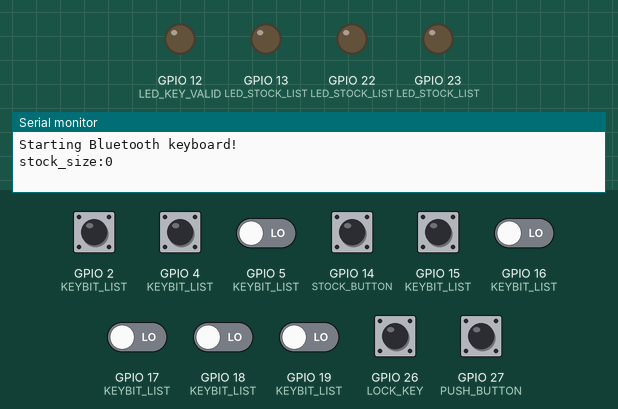
Bench run of a sketch on a simulated ESP32. Shown: output pins drawn as LEDs (lit = HIGH), the last lines printed to the serial monitor. The inputs (shaded band) are chosen by the test bench; at power-on: GPIO 2 (KEYBIT_LIST), GPIO 4 (KEYBIT_LIST), GPIO 5 (KEYBIT_LIST), GPIO 14 (STOCK_BUTTON), GPIO 15 (KEYBIT_LIST), GPIO 16 (KEYBIT_LIST), GPIO 17 (KEYBIT_LIST), GPIO 18 (KEYBIT_LIST), GPIO 19 (KEYBIT_LIST), GPIO 26 (LOCK_KEY), GPIO 27 (PUSH_BUTTON) LOW. USB keyboard and mouse output is not drawn.

Above: at 1.2 s.
1.3 s: GPIO 14 (STOCK_BUTTON) pulled HIGH for 0.15 s
At 2.5 s:
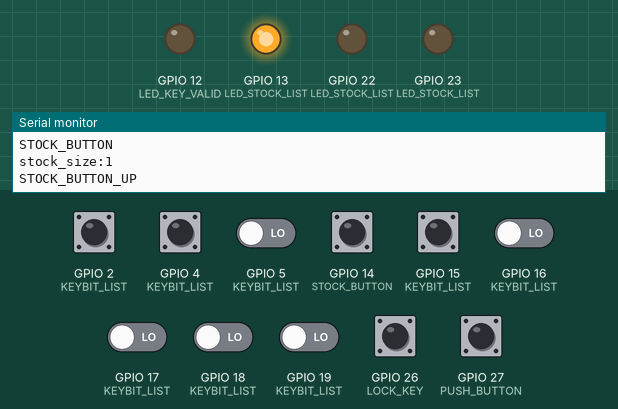
2.9 s: GPIO 2 (KEYBIT_LIST) pulled HIGH for 0.15 s
At 2.97 s:
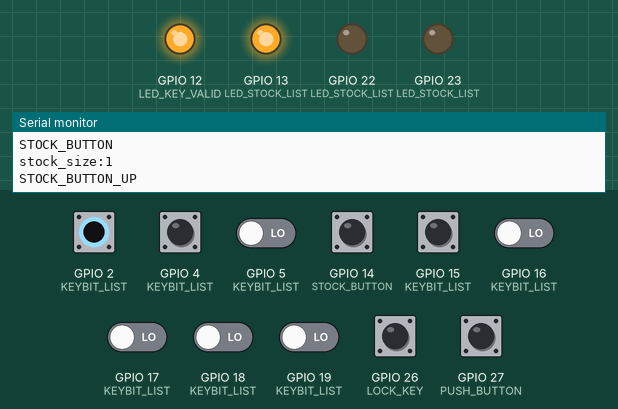
4.5 s: GPIO 14 (STOCK_BUTTON) pulled HIGH for 1 s
At 5.0 s:
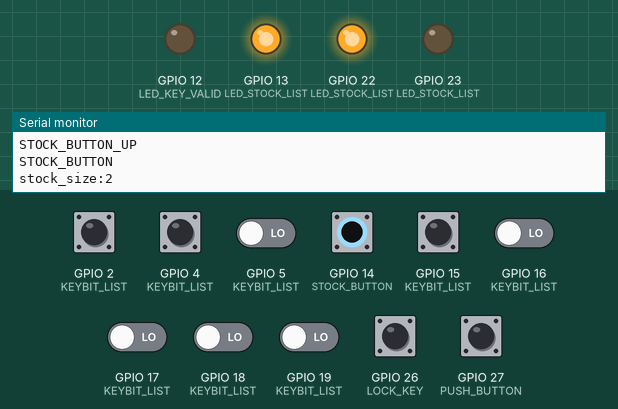
7.0 s: GPIO 4 (KEYBIT_LIST) pulled HIGH for 0.15 s
At 7.07 s:
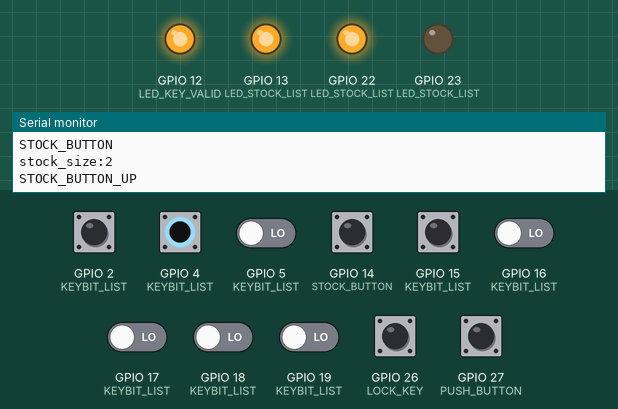
8.6 s: GPIO 14 (STOCK_BUTTON) pulled HIGH for 0.15 s
At 9.3 s:
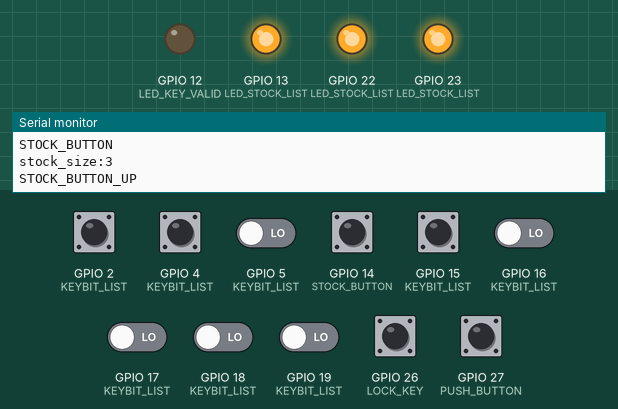
10.2 s: GPIO 15 (KEYBIT_LIST) pulled HIGH for 0.15 s
At 10.27 s:
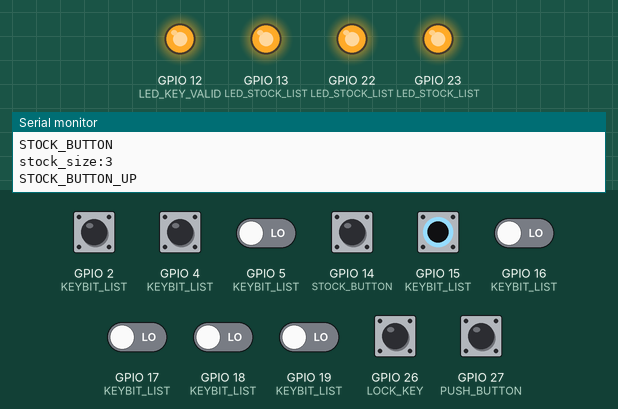
Timing chart, 0 to 12.8 s (numbered marks = the images above; inputs shaded):
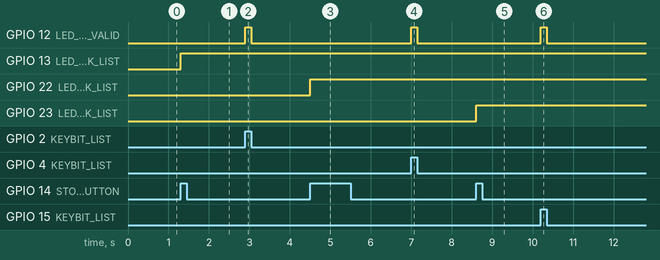

The sketch:

8bitkeyboard.ino
```cpp
#include "config.h"

void setup() {
  Serial.begin(115200);

  Serial.println("Starting Bluetooth keyboard!");
  bleKeyboard.begin();


  // キースイッチの初期化
  for(uint8_t i=0; i<KEY_BIT_NUM; i++){
    pinMode(KEYBIT_LIST[i], INPUT_PULLDOWN);
  }

  // ロックボタンの初期化
  pinMode(LOCK_KEY, INPUT_PULLDOWN);

  // 制御ボタンの初期化
  pinMode(PUSH_BUTTON, INPUT_PULLDOWN);
  pinMode(STOCK_BUTTON, INPUT_PULLDOWN);

  // LEDの初期化
  for(uint8_t i=0; i<STOCK_MAX_NUM; i++){
    pinMode(LED_STOCK_LIST[i], OUTPUT);
  }

  pinMode(LED_KEY_VALID, OUTPUT);

  showStockLED();
}


void loop() {

  /*
  Serial.print("code:");

  Serial.print(digitalRead(LOCK_KEY));
  Serial.print(", ");
  Serial.print(digitalRead(PUSH_BUTTON));
  Serial.print(", ");
  Serial.print(digitalRead(STOCK_BUTTON));

  Serial.print(" | ");
  */

  /*
  for(int i=0;i<95; i++){!
    Serial.println(test[i], HEX);
    bleKeyboard.press(0x85);
    bleKeyboard.press(test[i]);
    bleKeyboard.releaseAll();
    delay(1000);
  }
  */

  // BLキーボードして接続されていない場合は処理を行わない
  if (!bleKeyboard.isConnected()) {
    delay(10);
    return;
  }

  uint16_t code = GetKeyCode();
  showValidLED(code);
  //Serial.println(code);

  // 送信ボタンが押された場合
  if(digitalRead(PUSH_BUTTON) &&  !pushButtonState  && (millis() - pushDelay > PUSH_DELAY_TIME)){
    Serial.print("PUSH_BUTTON:");
    for(uint8_t i=0; i<KEY_BIT_NUM; i++){
      Serial.print(digitalRead(KEYBIT_LIST[i]));
      Serial.print(" (");
      Serial.print(KEYBIT_LIST[i]);
      Serial.print(") : ");
    }
    Serial.println(code);
    push_key = code;
    //Serial.println(code);
    pushButtonState = true;

    // キーロックがない場合は、キーストックを削除する
    if(!digitalRead(LOCK_KEY)){

      // ストックキーも送信する
      for (auto key: stockKey){
        Serial.println(key);
        bleKeyboard.press(key);
      }

      stockKey.clear();
      showStockLED();
    }

    // 現在の入力を送信する
    bleKeyboard.press(code);
  }

  // 送信ボタンが離された場合
  if(!digitalRead(PUSH_BUTTON) && pushButtonState){
    pushButtonState = false;
    pushDelay = millis();
    if(digitalRead(LOCK_KEY)){
      bleKeyboard.release(push_key);
    }
    else{
      bleKeyboard.releaseAll();
    }
  }

  //ロックしてない場合のみストックが可能とする
  if(digitalRead(LOCK_KEY) && keyLockState == false){
    Serial.println("KEY_LOCK:");
    keyLockState = true;
    // ストックキーも送信する
    for (auto key: stockKey){
      Serial.println(key);
      bleKeyboard.press(key);
    }
  }
  if(!digitalRead(LOCK_KEY)){
    if(keyLockState){
      keyLockState = false;
      for (auto key: stockKey){
        bleKeyboard.release(key);
      }
      stockKey.clear();
      showStockLED();
    }

    // ストックキーが押された場合
    if(digitalRead(STOCK_BUTTON) &&  !stockButtonState && (millis() - stockDelay > STOCK_DELAY_TIME) ){
      Serial.println("STOCK_BUTTON");

      stockButtonState = true;

      if(stockKey.size() <STOCK_MAX_NUM){
        //キーをストックする
        stockKey.push_back(code);
        showStockLED();
      }
    }

    // ストックキーが離された場合
    if(!digitalRead(STOCK_BUTTON) &&  stockButtonState){
      Serial.println("STOCK_BUTTON_UP");
      stockButtonState = false;
      stockDelay = millis();
    }

  }
}

uint8_t GetKeyCode(){

  int keyCode = 0;
  for(uint8_t i=0; i<KEY_BIT_NUM; i++){
    /*
    Serial.print(digitalRead(KEYBIT_LIST[i]));
    Serial.print(" (");
    Serial.print(KEYBIT_LIST[i]);
    Serial.print("), ");*/

    keyCode += digitalRead(KEYBIT_LIST[i]) << i;
  }

  return keyCode;
}


void showValidLED(uint8_t code){

  if(KEY_MAP.count(code) > 0 && !vaildState){
    vaildState = true;
    digitalWrite(LED_KEY_VALID, HIGH);
  }

  if(KEY_MAP.count(code) == 0 && vaildState){
    vaildState = false;
    digitalWrite(LED_KEY_VALID, LOW);
  }
}

void showStockLED(){

  int stock_size = stockKey.size();
  Serial.print("stock_size:");
  Serial.println(stock_size);


  for(uint8_t i=0; i<STOCK_MAX_NUM; i++){
    digitalWrite(LED_STOCK_LIST[i],  i < stock_size ? HIGH : LOW);
  }
}
```

config.h
```cpp
#ifndef CONFIG_H_
#define CONFIG_H_

//------------------------------
// ESP32-BLE-Keyboard
// https://github.com/T-vK/ESP32-BLE-Keyboard
//--------------------------------
#include <BleKeyboard.h>

#include <map>
#include <vector>

// デバイス名
#define DEVICE_NAME "8bit Keyboard"

#define STOCK_DELAY_TIME 50
#define PUSH_DELAY_TIME 50

// LED設定
#define LED_KEY_VALID 12  //キーが有効かどうか

#define STOCK_MAX_NUM   3   // キーストックの最大数
#define LED_STOCK_01    13  // キーストック１つ目
#define LED_STOCK_03    23  // キーストック２つ目
#define LED_STOCK_02    22   // キーストック３つ目

const uint8_t LED_STOCK_LIST[] = {
  LED_STOCK_01,
  LED_STOCK_02,
  LED_STOCK_03
};

// ロックキー
#define LOCK_KEY      26      // キーロック用ボタン

// 制御ボタン
#define PUSH_BUTTON   27   // キー送信用ボタン
#define STOCK_BUTTON  14  // キーストック用ボタン

// キービット情報
#define KEY_BIT_NUM  8  // KEYBITの情報

#define KEY_BIT_01 19   // 文字コード 1bit目
#define KEY_BIT_02 18   // 文字コード 2bit目
#define KEY_BIT_03 5    // 文字コード 3bit目
#define KEY_BIT_04 17   // 文字コード 4bit目
#define KEY_BIT_05 16   // 文字コード 5bit目
#define KEY_BIT_06 4    // 文字コード 6bit目
#define KEY_BIT_07 2    // 文字コード 7bit目
#define KEY_BIT_08 15    // 文字コード 8bit目

const uint8_t KEYBIT_LIST[] = {
  KEY_BIT_01,
  KEY_BIT_02,
  KEY_BIT_03,
  KEY_BIT_04,
  KEY_BIT_05,
  KEY_BIT_06,
  KEY_BIT_07,
  KEY_BIT_08
};

//有効なキー情報
const std::map<uint8_t, std::string> KEY_MAP{
  {0x80, "KEY_LEFT_CTRL"},
  {0x81, "KEY_LEFT_SHIFT"},
  {0x82, "KEY_LEFT_ALT"},
  {0x83, "KEY_LEFT_GUI"},
  {0x84, "KEY_RIGHT_CTRL"},
  {0x85, "KEY_RIGHT_SHIFT"},
  {0x86, "KEY_RIGHT_ALT"},
  {0x87, "KEY_RIGHT_GUI"},
  {0xDA, "KEY_UP_ARROW"},
  {0xD9, "KEY_DOWN_ARROW"},
  {0xD8, "KEY_LEFT_ARROW"},
  {0xD7, "KEY_RIGHT_ARROW"},
  {0xB2, "KEY_BACKSPACE"},
  {0xB3, "KEY_TAB"},
  {0xB0, "KEY_RETURN"},
  {0xB1, "KEY_ESC"},
  {0xD1, "KEY_INSERT"},
  {0xD4, "KEY_DELETE"},
  {0xD3, "KEY_PAGE_UP"},
  {0xD6, "KEY_PAGE_DOWN"},
  {0xD2, "KEY_HOME"},
  {0xD5, "KEY_END"},
  {0xC1, "KEY_CAPS_LOCK"},
  {0xC2, "KEY_F1"},
  {0xC3, "KEY_F2"},
  {0xC4, "KEY_F3"},
  {0xC5, "KEY_F4"},
  {0xC6, "KEY_F5"},
  {0xC7, "KEY_F6"},
  {0xC8, "KEY_F7"},
  {0xC9, "KEY_F8"},
  {0xCA, "KEY_F9"},
  {0xCB, "KEY_F10"},
  {0xCC, "KEY_F11"},
  {0xCD, "KEY_F12"},
  {0xF0, "KEY_F13"},
  {0xF1, "KEY_F14"},
  {0xF2, "KEY_F15"},
  {0xF3, "KEY_F16"},
  {0xF4, "KEY_F17"},
  {0xF5, "KEY_F18"},
  {0xF6, "KEY_F19"},
  {0xF7, "KEY_F20"},
  {0xF8, "KEY_F21"},
  {0xF9, "KEY_F22"},
  {0xFA, "KEY_F23"},
  {0xFB, "KEY_F24"},
  {0x20, "KEY_KEY_SPACE"},
  {0x21, "KEY_!"},
  {0x22, "KEY_"""},
  {0x23, "KEY_#"},
  {0x24, "KEY_$"},
  {0x25, "KEY_%"},
  {0x26, "KEY_&"},
  {0x27, "KEY_'"},
  {0x28, "KEY_("},
  {0x29, "KEY_)"},
  {0x2a, "KEY_*"},
  {0x2b, "KEY_+"},
  {0x2c, "KEY_."},
  {0x2d, "KEY_-"},
  {0x2e, "KEY_."},
  {0x2f, "KEY_/"},
  {0x30, "KEY_0"},
  {0x31, "KEY_1"},
  {0x32, "KEY_2"},
  {0x33, "KEY_3"},
  {0x34, "KEY_4"},
  {0x35, "KEY_5"},
  {0x36, "KEY_6"},
  {0x37, "KEY_7"},
  {0x38, "KEY_8"},
  {0x39, "KEY_9"},
  {0x3a, "KEY_:"},
  {0x3b, "KEY_;"},
  {0x3c, "KEY_<"},
  {0x3d, "KEY_="},
  {0x3e, "KEY_>"},
  {0x3f, "KEY_?"},
  {0x40, "KEY_@"},
  {0x41, "KEY_A"},
  {0x42, "KEY_B"},
  {0x43, "KEY_C"},
  {0x44, "KEY_D"},
  {0x45, "KEY_E"},
  {0x46, "KEY_F"},
  {0x47, "KEY_G"},
  {0x48, "KEY_H"},
  {0x49, "KEY_I"},
  {0x4a, "KEY_J"},
  {0x4b, "KEY_K"},
  {0x4c, "KEY_L"},
  {0x4d, "KEY_M"},
  {0x4e, "KEY_N"},
  {0x4f, "KEY_O"},
  {0x50, "KEY_P"},
  {0x51, "KEY_Q"},
  {0x52, "KEY_E"},
  {0x53, "KEY_S"},
  {0x54, "KEY_T"},
  {0x55, "KEY_U"},
  {0x56, "KEY_V"},
  {0x57, "KEY_W"},
  {0x58, "KEY_X"},
  {0x59, "KEY_Y"},
  {0x5a, "KEY_Z"},
  {0x5b, "KEY_["},
  {0x5c, "KEY_¥¥"},
  {0x5d, "KEY_]"},
  {0x5e, "KEY_^"},
  {0x5f, "KEY__"},
  {0x60, "KEY_`"},
  {0x61, "KEY_a"},
  {0x62, "KEY_b"},
  {0x63, "KEY_c"},
  {0x64, "KEY_d"},
  {0x65, "KEY_e"},
  {0x66, "KEY_f"},
  {0x67, "KEY_g"},
  {0x68, "KEY_h"},
  {0x69, "KEY_i"},
  {0x6a, "KEY_j"},
  {0x6b, "KEY_k"},
  {0x6c, "KEY_l"},
  {0x6d, "KEY_m"},
  {0x6e, "KEY_n"},
  {0x6f, "KEY_o"},
  {0x70, "KEY_p"},
  {0x71, "KEY_q"},
  {0x72, "KEY_r"},
  {0x73, "KEY_s"},
  {0x74, "KEY_t"},
  {0x75, "KEY_u"},
  {0x76, "KEY_v"},
  {0x77, "KEY_w"},
  {0x78, "KEY_x"},
  {0x79, "KEY_y"},
  {0x7a, "KEY_z"},
  {0x7b, "KEY_{"},
  {0x7c, "KEY_|"},
  {0x7d, "KEY_}"}
};

// キーStock情報
std::vector<uint8_t> stockKey;

bool pushButtonState = false;
bool stockButtonState = false;
bool keyLockState = false;
bool vaildState = false;
long stockDelay = 0;
long pushDelay = 0;
uint8_t push_key = 0;

BleKeyboard bleKeyboard(DEVICE_NAME);

#endif // CONFIG_H_
```

Measured:
- after the input at 1.3 s, GPIO 13 (LED_STOCK_LIST): LOW → HIGH at once
- after the input at 2.9 s, GPIO 12 (LED_KEY_VALID): LOW → HIGH at once, → LOW 0.15 s later
- after the input at 4.5 s, GPIO 22 (LED_STOCK_LIST): LOW → HIGH at once
- after the input at 7.0 s, GPIO 12 (LED_KEY_VALID): LOW → HIGH at once, → LOW 0.15 s later
- after the input at 8.6 s, GPIO 23 (LED_STOCK_LIST): LOW → HIGH at once
- after the input at 10.2 s, GPIO 12 (LED_KEY_VALID): LOW → HIGH at once, → LOW 0.15 s later
